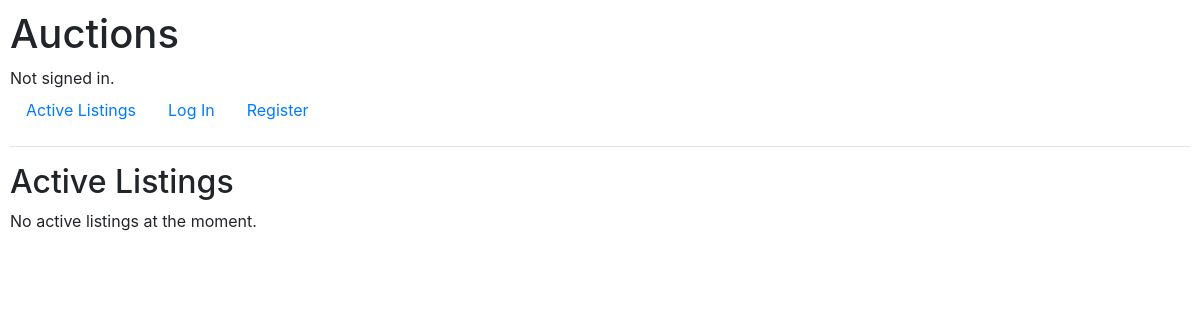
/, run on an earlier commit of the app's database.
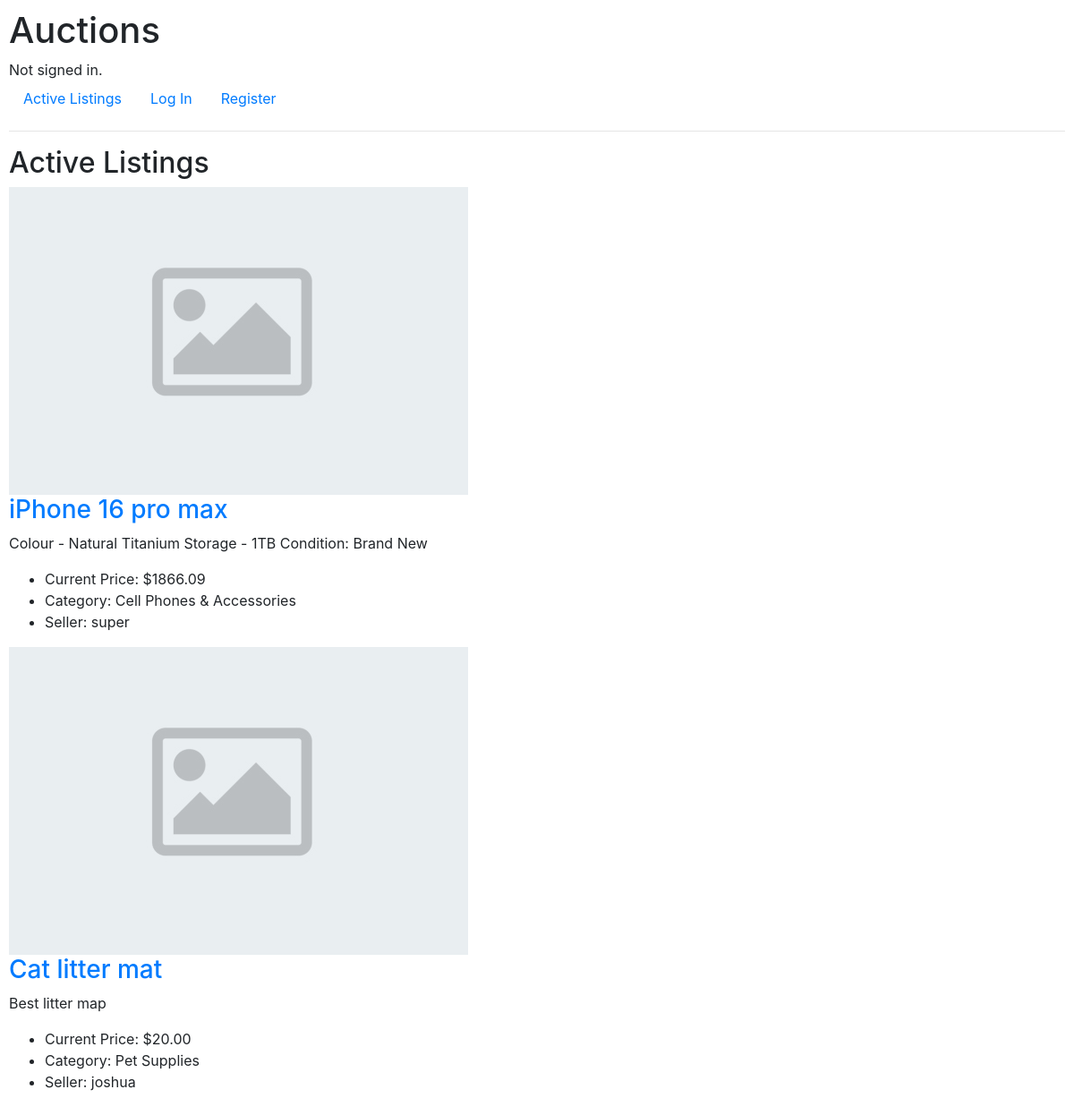
And on a later commit of the database.
### auctions/models.py (models this page shows, shortened)
class AuctionListing(models.Model):
    title = models.CharField(max_length=64)
    description = models.TextField()
    starting_bid = models.DecimalField(max_digits=10, decimal_places=2)
    category = models.ForeignKey(Category, on_delete=models.SET_NULL, null=True, blank=True, related_name="listings")
    created_at = models.DateTimeField(auto_now_add=True)
    seller = models.ForeignKey(User, on_delete=models.CASCADE)
    active = models.BooleanField(default=True)
    image = models.ImageField(upload_to='listing_images/', null=True, blank=True)  # Ensure this is included
    watchers = models.ManyToManyField(User, blank=True, related_name="watchlist")
    def current_price(self):
        bids = self.bids.all()
        if bids.exists():
            return bids.order_by('-amount').first().amount
        else:
            return self.starting_bid

class Category(models.Model):
    name = models.CharField(max_length=64, unique=True)
    class Meta:
        verbose_name = "Category"
        verbose_name_plural = "Categories"
    def __str__(self):
        return self.name

class User(AbstractUser):
    pass

### auctions/views.py (the view)
# urls.py: path("", views.index, name="index"),
def index(request):
    active_listings = AuctionListing.objects.filter(active=True)
    return render(request, "auctions/index.html", {
        "active_listings": active_listings,
    })

### auctions/templates/auctions/index.html (shortened to what this page needs)
{% extends "auctions/layout.html" %}
{% load static %}
{% block body %}
<h2>Active Listings</h2>
{% if active_listings %}
{% for listing in active_listings %}
<div class="listing-item">
    {% if listing.image %}
    <a href="{% url 'listing' listing_id=listing.id %}">
        <img src="{{ listing.image.url }}" alt="{{ listing.title }}" class="listing-image">
    </a>
    {% else %}
    <img src="{% static 'auctions/images/default.jpg' %}" alt="No Image Available" class="listing-image">
    {% endif %}
    <a href="{% url 'listing' listing_id=listing.id %}">
        <h3>{{ listing.title }}</h3>
    </a>
    <p>{{ listing.description }}</p>
    <ul>
        <li>Current Price: ${{ listing.current_price }}</li>
        <li>Category: {{ listing.category }}</li>
        <li>Seller: {{ listing.seller }}</li>
    </ul>
</div>
{% endfor %}
{% else %}
<p>No active listings at the moment.</p>
{% endif %}
{% endblock %}

### auctions/templates/auctions/layout.html (shortened to what this page needs)
{% load static %}
<!DOCTYPE html>
<html lang="en">
<head>
    <link rel="stylesheet" href="https://stackpath.bootstrapcdn.com/bootstrap/4.4.1/css/bootstrap.min.css"
>
    <link href="{% static 'auctions/styles.css' %}" rel="stylesheet">
</head>
<body>
    <h1>Auctions</h1>
    <div>
        {% if user.is_authenticated %}
        Signed in as <strong>{{ user.username }}</strong>.
        {% else %}
        Not signed in.
        {% endif %}
    </div>
    <ul class="nav">
        <li class="nav-item">
            <a class="nav-link" href="{% url 'index' %}">Active Listings</a>
        </li>
        {% if user.is_authenticated %}
        <li class="nav-item">
            <a class="nav-link" href="{% url 'logout' %}">Log Out</a>
        </li>
        <li class="nav-item">
            <a class="nav-link" href="{% url 'create_listing' %}">Create Listing</a>
        </li>
        <li class="nav-item">
            <a class="nav-link" href="{% url 'watchlist' %}">My Watchlist</a>
        </li>
        {% else %}
        <li class="nav-item">
            <a class="nav-link" href="{% url 'login' %}">Log In</a>
        </li>
        <li class="nav-item">
            <a class="nav-link" href="{% url 'register' %}">Register</a>
        </li>
        {% endif %}
    </ul>
    <hr>
    {% block body %}
    {% endblock %}
</body>
</html>

### auctions/static/auctions/styles.css (style rules this page uses)
body { padding: 10px; }

What changed in the data, as far as the page shows it:
added AuctionListing: title "iPhone 16 pro max", description "Colour - Natural Titanium Storage - 1TB Condition: Brand New", current_price "1866.09", category "Cell Phones & Accessories", seller "super"
added AuctionListing: title "Cat litter mat", description "Best litter map", current_price "20.00", category "Pet Supplies", seller "joshua"
Also different on the page:
text no longer shown: "No active listings at the moment."
